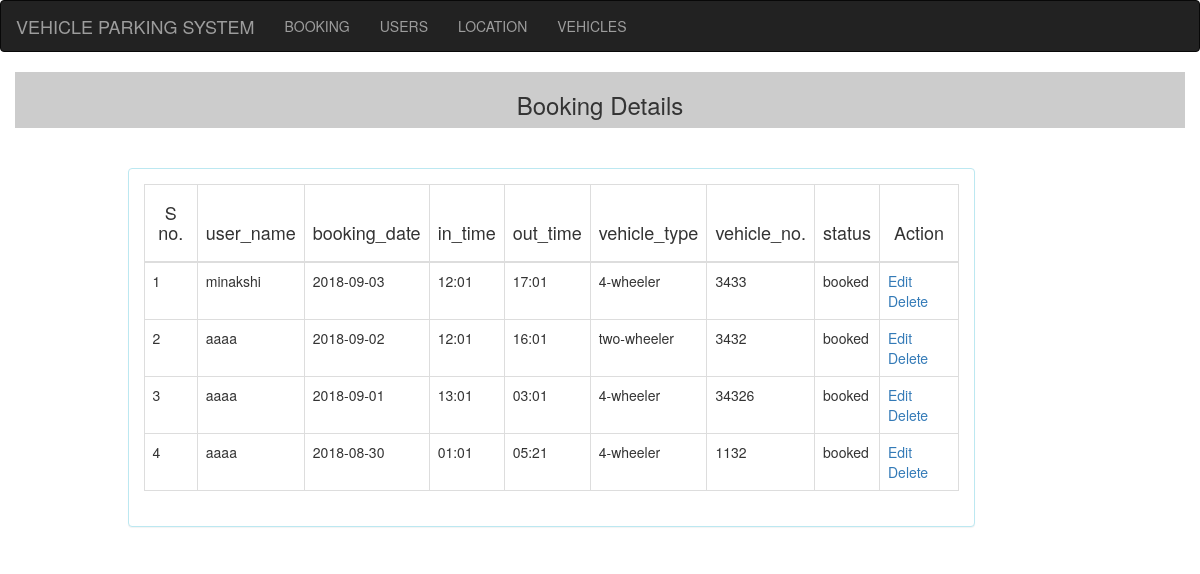
The app's page /admin/index.php with its own data.
### tables this page shows
CREATE TABLE IF NOT EXISTS `transbookings` (
  `id` int(11) NOT NULL AUTO_INCREMENT,
  `userid` varchar(200) NOT NULL,
  `locationid` varchar(200) NOT NULL,
  `parkingid` varchar(20) NOT NULL,
  `bvtype` varchar(200) NOT NULL,
  `bvehicleno` varchar(200) NOT NULL,
  `bdate` date NOT NULL,
  `bintime` varchar(20) NOT NULL,
  `bouttime` varchar(20) NOT NULL,
  `breason` varchar(200) NOT NULL,
  `bstatus` varchar(200) NOT NULL,
  PRIMARY KEY (`id`)
);

CREATE TABLE IF NOT EXISTS `masterusers` (
  `uid` int(11) NOT NULL AUTO_INCREMENT,
  `uname` varchar(200) NOT NULL,
  `ucontact` varchar(200) NOT NULL,
  `uemail` varchar(200) NOT NULL,
  `upassword` varchar(200) NOT NULL,
  `uarea` varchar(200) NOT NULL,
  `upic` varchar(200) NOT NULL,
  `ugender` varchar(200) NOT NULL,
  PRIMARY KEY (`uid`)
);

CREATE TABLE IF NOT EXISTS `mastervehicle` (
  `vid` int(11) NOT NULL AUTO_INCREMENT,
  `vtype` varchar(200) NOT NULL,
  PRIMARY KEY (`vid`)
);

### admin/index.php (the view)
<?php
$admin_url = "http://localhost/vps/admin/";
?>
<!doctype html>
<html>
<head>
  <link href="<?php echo $admin_url; ?>css/bootstrap.css" rel="stylesheet">
  <link href="style.css" rel="stylesheet" type="text/css">
</head>
<body>
	<div class="menu">
	<?php include 'menu.php';
	?>
	</div>
	<div class="container">
	<div class="row" style="background:#ccc">
		<div class="col-md-12">
		<h3 class="text-center">Booking Details</h3>
		</div>
	</div>
	<br><br>
	<div class="row">
		<div class="col-md-1"></div>
		<div class="col-md-9">
			<div class="panel panel-info">
				<div class="panel-body">
					<table class="table table-bordered table-hover">
					<thead>
					<th><h4 class="text-center">S no. </h4></th>
					<th><h4 class="text-center"> user_name </h4></th>
					<th><h4 class="text-center"> booking_date </h4></th>
					<th><h4 class="text-center"> in_time </h4></th>
					<th><h4 class="text-center"> out_time </h4></th>
					<th><h4 class="text-center"> vehicle_type </h4></th>
					<th><h4 class="text-center"> vehicle_no. </h4></th>
					<th><h4 class="text-center"> status </h4></th>
					<th><h4 class="text-center">Action</h4></th>
					</thead>
					<tbody>
					<?php
					include('connection.php');
					$qry ="select * from transbookings
					inner join masterusers on transbookings.userid=masterusers.uid
					inner join mastervehicle on transbookings.bvtype=mastervehicle.vid
					order by transbookings.id desc";
					$rs = mysqli_query($con,$qry);
					$i = 1;
					while($row = mysqli_fetch_assoc($rs))
					{
						$id = $row['id'];
					echo"
					<tr>
					<td>".$i."</td>
					<td>".$row['uname']."</td>
					<td>".$row['bdate']."</td>
					<td>".$row['bintime']."</td>
					<td>".$row['bouttime']."</td>
					<td>".$row['vtype']."</td>
					<td>".$row['bvehicleno']."</td>
					<td>".$row['bstatus']."</td>
					<td><a href='pages/edit_booking.php?bookingId=$id&type=admin'>Edit</a>
					<a href='pages/delete_booking.php?bookingId=$id'>Delete</a></td>
					</tr>";
					$i++;
					}
					?>
					</tbody>
					</table>
				</div>
			</div>
		</div>
	</div>
	</div>
</body>
</html>

### records on screen
transbookings: masterusers.uname "minakshi", bdate "2018-09-03", bintime "12:01", bouttime "17:01", mastervehicle.vtype "4-wheeler", bvehicleno "3433", bstatus "booked"
transbookings: masterusers.uname "aaaa", bdate "2018-09-02", bintime "12:01", bouttime "16:01", mastervehicle.vtype "two-wheeler", bvehicleno "3432", bstatus "booked"
transbookings: masterusers.uname "aaaa", bdate "2018-09-01", bintime "13:01", bouttime "03:01", mastervehicle.vtype "4-wheeler", bvehicleno "34326", bstatus "booked"
transbookings: masterusers.uname "aaaa", bdate "2018-08-30", bintime "01:01", bouttime "05:21", mastervehicle.vtype "4-wheeler", bvehicleno "1132", bstatus "booked"
